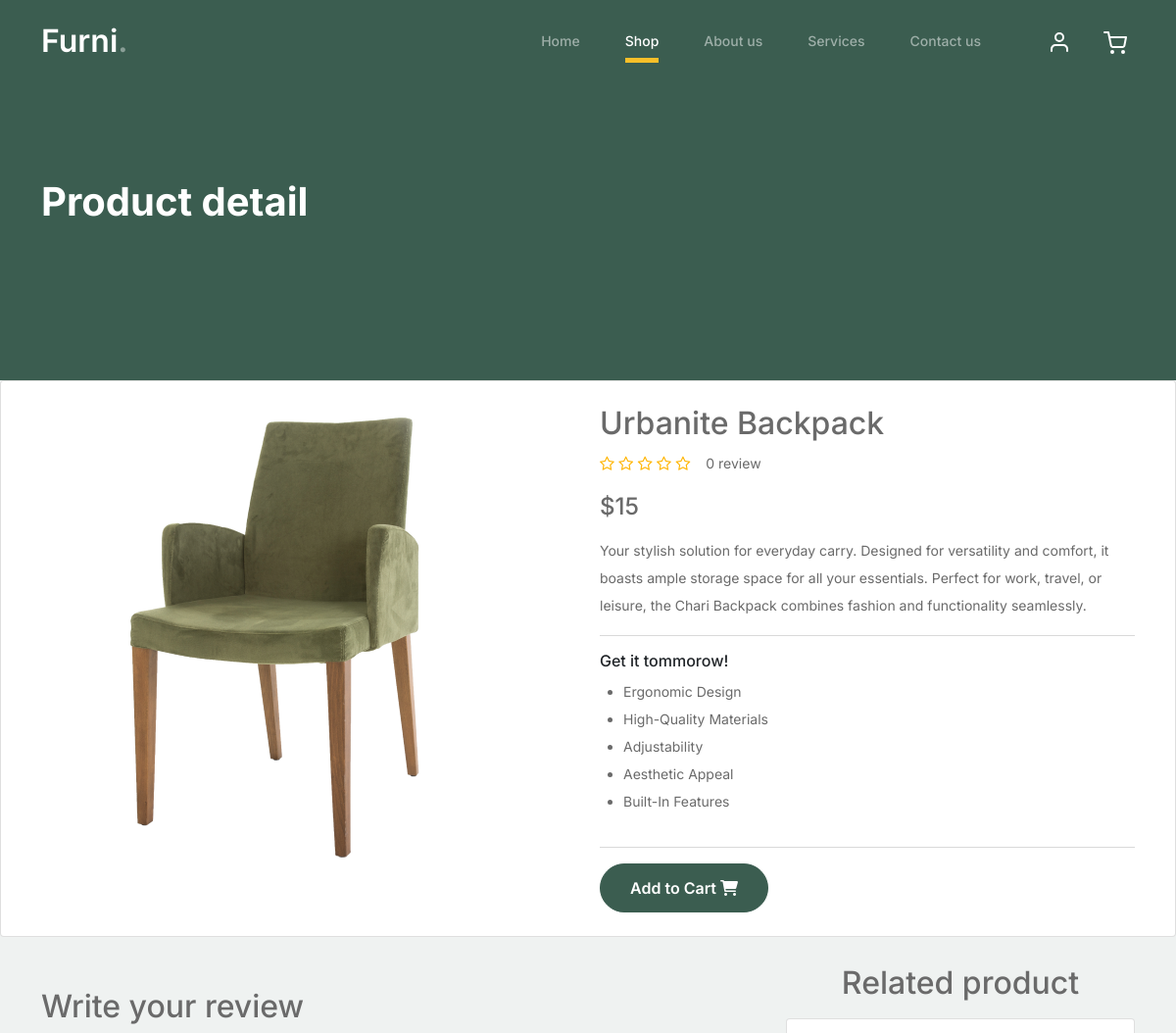
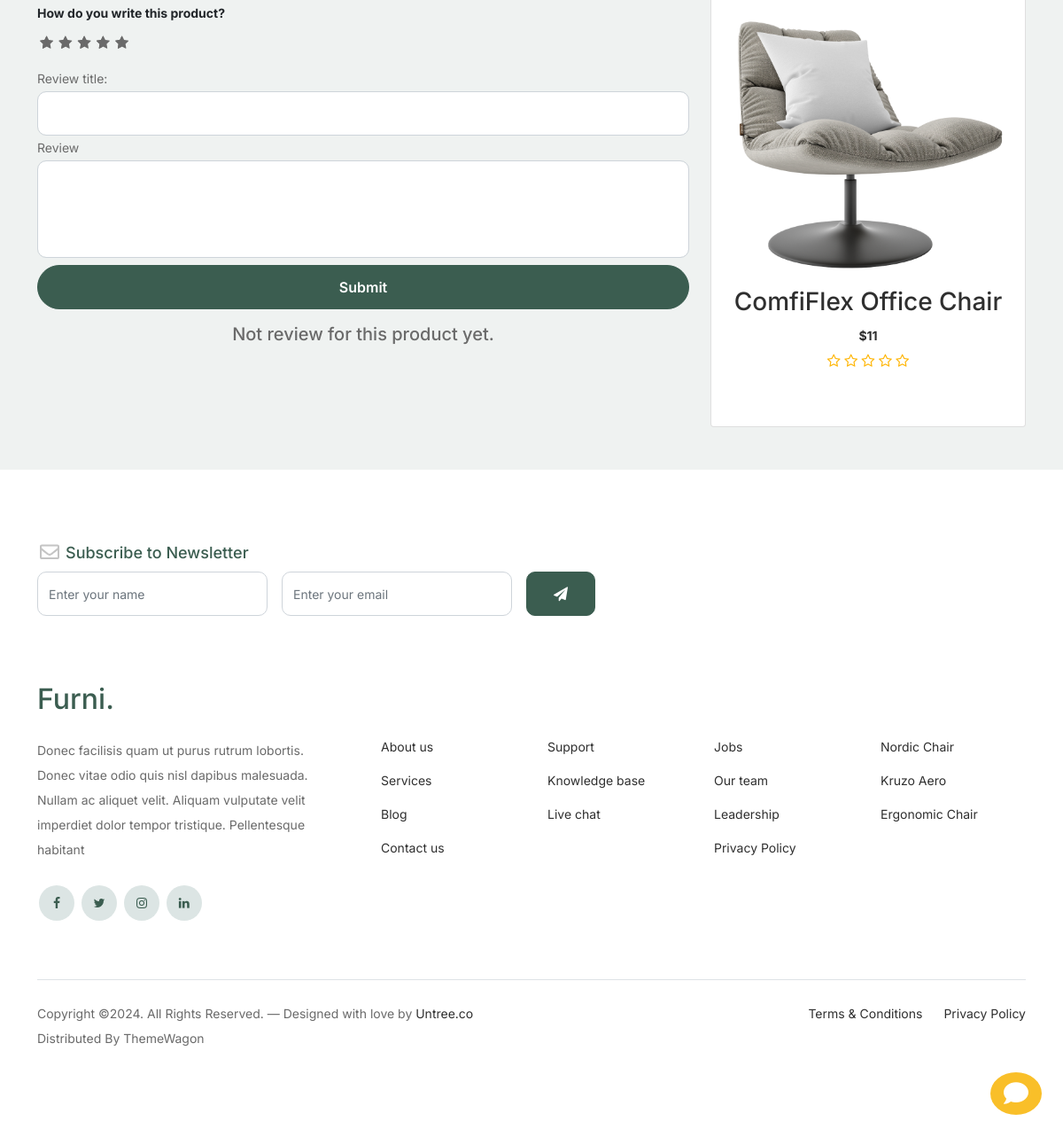
Screenshot of /shop/kruzu-aero-chair/urbanite-backpack/ (signed in) with the database file from the repository (2 pictures, top to bottom).
### shop/models.py (models this page shows, shortened)
class Product(models.Model):
    product_name    = models.CharField(max_length=200, unique=True)
    category        = models.ForeignKey(Category, on_delete=models.CASCADE)
    slug            = models.SlugField(max_length=200, unique=True)
    description     = models.TextField(max_length=500, blank=True)
    price           = models.IntegerField()
    images          = models.ImageField(upload_to='photos/products')
    stock           = models.IntegerField()
    is_available    = models.BooleanField(default=True)
    created_date    = models.DateTimeField(auto_now_add=True)
    modified_date   = models.DateTimeField(auto_now=True)
    def get_url(self):
        return reverse('product_detail', args=[self.category.slug, self.slug])
    def average_review(self):
        reviews = ReviewRating.objects.filter(
            product=self,
            status=True
        ).aggregate(average=Avg('rating'))
        avg = 0
        if reviews['average'] is not None:
            avg = float(reviews['average'])
        return avg
    def review_count(self):
        reviews = ReviewRating.objects.filter(
            product=self,
            status=True
        ).aggregate(count=Count('id'))
        count = 0
        if reviews['count'] is not None:
            count = int(reviews['count'])
        return count

### shop/views.py (the view, shortened to what this page needs)
def product_detail(request, category_slug, product_slug):
    try:
        single_product = Product.objects.get(
            category__slug=category_slug,
            slug=product_slug
        )
        products = Product.objects.filter(
            category=single_product.category
        ).exclude(id=single_product.id).order_by('?')[:1]
        in_cart = CartItem.objects.filter(
            cart__cart_id=_cart_id(request),
            product=single_product
            ).exists()
    except Exception as e:
        raise e
    order_product = None
    if request.user.is_authenticated:
        try:
            order_product = OrderProduct.objects.filter(
                user=request.user,
                product_id=single_product.id
            ).exists()
        except OrderProduct.DoesNotExist:
            order_product = None
    reviews = ReviewRating.objects.filter(
        product_id=single_product.id,
        status=True
    )
    reviews_per_user = []
    review_count = reviews.count()
    context = {
        "single_product": single_product,
        "in_cart": in_cart,
        "order_product": order_product,
        "reviews": reviews_per_user,
        "review_count": review_count,
        "products": products
    }
    return render(request, 'shop/product_detail.html', context)

### templates/shop/product_detail.html (shortened to what this page needs)
{% extends 'base.html' %}
{% load static %}
{% block content %}
<div class="hero">
    <div class="container">
        <div class="row justify-content-between">
            <div class="col-lg-5">
                <div class="intro-excerpt">
                    <h1>Product detail</h1>
                </div>
            </div>
        </div>
    </div>
</div>
<section class="section-content padding-y bg mb-5">
        <div class="card">
            <div class="container">
                <div class="row py-4">
                    <div class="col-md-6">
                        <div class="gallery-wrap">
                            <div class="img-big-wrap">
                                <a href="#" ><img class=" img-fluid" src="{{single_product.images.url}}"></a>
                            </div>
                        </div>
                    </div>
                    <div class="col-md-6">
                        <div class="product-info">
                            <h2 class="title">{{single_product.product_name}}</h2>
                            <div class="d-flex gap-3">
                                <div class="rating-star mb-3">
                                    <i class="fa fa-star{% if single_product.average_review == 0.5 %}-half-o{% elif single_product.average_review < 1%}-o {%endif%}"></i>
                                    <i class="fa fa-star{% if single_product.average_review == 1.5 %}-half-o{% elif single_product.average_review < 2%}-o {%endif%}"></i>
                                    <i class="fa fa-star{% if single_product.average_review == 2.5 %}-half-o{% elif single_product.average_review < 3%}-o {%endif%}"></i>
                                    <i class="fa fa-star{% if single_product.average_review == 3.5 %}-half-o{% elif single_product.average_review < 4%}-o {%endif%}"></i>
                                    <i class="fa fa-star{% if single_product.average_review == 4.5 %}-half-o{% elif single_product.average_review < 5%}-o {%endif%}"></i>
                                </div>
                                {% if single_product.review_count > 1 %}
                                    {{single_product.review_count}} reviews
                                {% else %}
                                    {{single_product.review_count}} review
                                {% endif %}
                            </div>
                            <div class="mb-3">
                                <div class="price h4">${{single_product.price}}</div>
                            </div>
                            <p>
                                {{single_product.description}}
                            </p>
                            <hr>
                            <div class="row d-flex flex-column">
                                <h6 class="text-dark">Get it tommorow!</h6>
                                <ul class="ms-4">
                                    <li><span>Ergonomic Design</span></li>
                                    <li><span>High-Quality Materials</span></li>
                                    <li><span>Adjustability</span></li>
                                    <li><span>Aesthetic Appeal</span></li>
                                    <li><span>Built-In Features</span></li>
                                </ul>
                            </div>
                            <hr>
                            {% if single_product.stock <= 0 %}
                            <h4 class='text-danger'>Out of stock </h4>
                            {% else %}
                                {% if in_cart %}
                                <button class="btn btn-secondary">
                                    <span class="text">Added to Cart</span>
                                    <i class="fas fa-check"></i>
                                </button>
                                <a href="{% url 'cart' %}" class="btn btn-primary">
                                    <span class="text">View Cart</span>
                                    <i class="fas fa-eye"></i>
                                </a>
                                {% else %}
                                <a href="{% url 'add_cart' single_product.id %}" class="btn btn-primary">
                                    <span class="text">Add to Cart</span>
                                    <i class="fas fa-shopping-cart"></i>
                                </a>
                                {% endif %}
                            {% endif %}
                        </div>
                    </div>
                </div>
            </div>
        </div>
        <br>
            <div class="container">
                <div class="row">
                    <div class="col-lg-8 pl-6">
                        <article class="">
                            <div class="icontext w-100">
                                <form action="{% url 'submitreview' single_product.id %}" method="POST">
                                    <h2 class="mt-4">Write your review</h2>
                                    <div>
                                        <label class="text-dark fw-bold">How do you write this product?</label>
                                        <br>
                                        <div class="rate">
                                            <label for="rating10" title="5"></label>
                                            <label for="rating8" title="4"></label>
                                            <label for="rating6" title="3"></label>
                                            <label for="rating4" title="2"></label>
                                            <label for="rating2" title="1"></label>
                                        </div>
                                        <br>
                                        Review title:
                                        <input type="text" name="subject" class="form-control">
                                        Review
                                        <textarea name="review" id="" rows="4" class="form-control"></textarea>
                                        {% if user.is_authenticated %}
                                            {% if order_product %}
                                            <button class="btn btn-primary w-100 my-2">Submit</button>
                                            {% else %}
                                            <h5 class="mt-2">You must purchase to post a review. <a href="{% url 'shop' %}" class="btn btn-outline-primary">Shop now</a></h5>
                                            {% endif %}
                                        {%else%}
                                        <h5 class="mt-2">Please sign in order to post a review. <a href="{% url 'signin' %}">Sign In</a></h5>
                                        {% endif %}
                                    </div>
                                </form>
                                    {% if review_count > 0 %}
                                    <header class="mt-2">
                                        <h3 class="mb-0"> Customer Reviews </h3>
                                        <div class="d-flex gap-3">
                                            <div class="rating-star mb-3">
                                                <i class="fa fa-star{% if single_product.average_review == 0.5 %}-half-o{% elif single_product.average_review < 1%}-o {%endif%}"></i>
                                                <i class="fa fa-star{% if single_product.average_review == 1.5 %}-half-o{% elif single_product.average_review < 2%}-o {%endif%}"></i>
                                                <i class="fa fa-star{% if single_product.average_review == 2.5 %}-half-o{% elif single_product.average_review < 3%}-o {%endif%}"></i>
                                                <i class="fa fa-star{% if single_product.average_review == 3.5 %}-half-o{% elif single_product.average_review < 4%}-o {%endif%}"></i>
                                                <i class="fa fa-star{% if single_product.average_review == 4.5 %}-half-o{% elif single_product.average_review < 5%}-o {%endif%}"></i>
                                            </div>
                                            {% if single_product.review_count > 1 %}
                                                {{single_product.review_count}} reviews
                                            {% else %}
                                                {{single_product.review_count}} review
                                            {% endif %}
                                        </div>
                                    </header>
                                    {% else %}
                                    <header class="mt-2">
                                        <h5 class="text-center"> Not review for this product yet. </h5>
                                    </header>
                                    {% endif %}
                            </article>
                    </div>
                    <div class="col-lg-4">
                        <h2 class="text-center mb-3">Related product</h2>
                        {% for product in products %}
                        <div class="card rounded-4 p-3">
                            <a class="product-item" href="{{ product.get_url }}" style="text-decoration: none;">
                                <img src="{{ product.images.url }}" class="img-fluid product-thumbnail" >
                                <h3 class="text-center">{{ product.product_name }}</h3>
                                <div class="text-center">
                                    <span class="fw-bold">${{ product.price }}</span>
                                    <div class="rating-star mb-3">
                                        <i class="fa fa-star{% if product.average_review == 0.5 %}-half-o{% elif product.average_review < 1%}-o {%endif%}"></i>
                                        <i class="fa fa-star{% if product.average_review == 1.5 %}-half-o{% elif product.average_review < 2%}-o {%endif%}"></i>
                                        <i class="fa fa-star{% if product.average_review == 2.5 %}-half-o{% elif product.average_review < 3%}-o {%endif%}"></i>
                                        <i class="fa fa-star{% if product.average_review == 3.5 %}-half-o{% elif product.average_review < 4%}-o {%endif%}"></i>
                                        <i class="fa fa-star{% if product.average_review == 4.5 %}-half-o{% elif product.average_review < 5%}-o {%endif%}"></i>
                                    </div>
                                </div>
                                <span class="icon-cross">
                                    <img src="{% static 'images/cross.svg' %}" class="img-fluid">
                                </span>
                            </a>
                        </div>
                        {% endfor %}
                    </div>
                </div>
            </div>
</section>
{% endblock %}

### rows the page displays
Product: images (picture), product_name "Urbanite Backpack", review_count "0", price "15", description "Your stylish solution for everyday carry. Designed for versatility and comfort, it boasts ample storage space for all your essentials. Perfect for work, travel, or leisure, the Chari Backpack combines fashion and functionality seamlessly."
Product: images (picture), product_name "ComfiFlex Office Chair", price "11"
